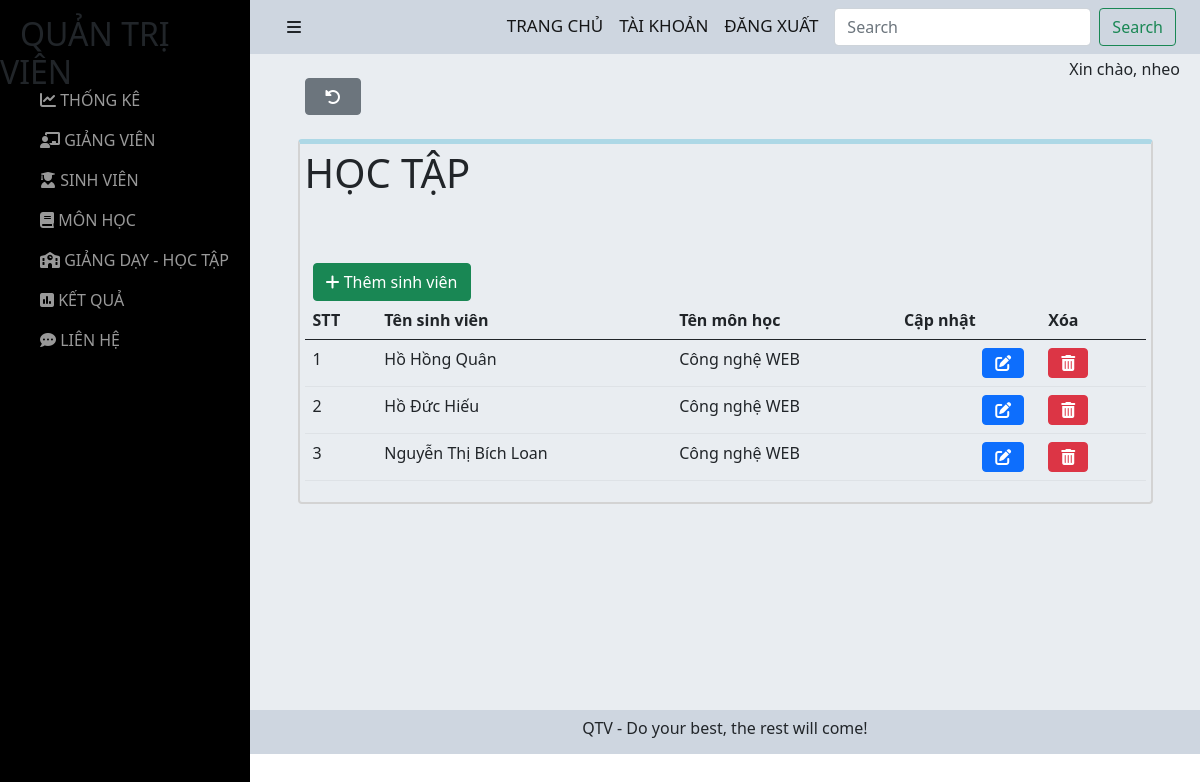
/admin/admin/learn.php (signed in), run on the app's committed database.
### tables this page shows
CREATE TABLE `relationship` (
  `user_id` int(11) NOT NULL,
  `idMH` int(11) NOT NULL,
  `note` tinyint(4) DEFAULT NULL
);

CREATE TABLE `users` (
  `user_id` int(11) NOT NULL,
  `user_name` varchar(255) NOT NULL,
  `user_avatar` varchar(255) DEFAULT NULL,
  `user_gioitinh` tinyint(4) NOT NULL,
  `user_birthday` date NOT NULL,
  `user_phone` varchar(255) NOT NULL,
  `user_email` varchar(255) NOT NULL,
  `user_pass` varchar(255) NOT NULL,
  `user_level` int(11) NOT NULL,
  `status` tinyint(4) NOT NULL,
  `code` varchar(255) NOT NULL,
  `code_forgot` varchar(255) NOT NULL
);

CREATE TABLE `monhoc` (
  `idMH` int(11) NOT NULL,
  `nameMH` varchar(255) NOT NULL,
  `TC` int(11) NOT NULL
);

### admin/admin/learn.php (the view)
<?php include('./header.php') ?>
<br>
<a href="./learn-teach-admin.php"><button style="padding:1% 2%;margin-left:55px;" type="button" class="btn btn-secondary text-white me-2"><i class="fas fa-undo-alt"></i></button></a>
<br><br>
<div class="all-teacher">
<h1>HỌC TẬP</h1><br>
<br>
<a href="./add-learn-admin.php"><button type="button" class="btn btn-success text-white me-2"><i class="fas fa-plus"></i> Thêm sinh viên</button></a>
<br><br>
<table class="table">
    <thead>
        <tr>
            <th scope="col">STT</th>
            <th scope="col">Tên sinh viên</th>
            <th scope="col">Tên môn học</th>
            <th scope="col">Cập nhật</th>
            <th scope="col">Xóa</th>
        </tr>
    </thead>
    <tbody>
        <?php
        $sql = "SELECT * from relationship where note = 0";
        $res = mysqli_query($conn, $sql);
        $sn = 1;
        if ($res == true) {
            while ($row = mysqli_fetch_assoc($res)) {
                $user_id = $row['user_id'];
                $idMH = $row['idMH'];
                $sql3 = "SELECT * FROM users WHERE user_id = '$user_id'";
                $res3 = mysqli_query($conn, $sql3);
                $row3 = mysqli_fetch_assoc($res3);
                $sql2 = "SELECT * FROM monhoc WHERE idMH = '$idMH'";
                $res2 = mysqli_query($conn, $sql2);
                $row2 = mysqli_fetch_assoc($res2);
        ?>
                <tr>
                    <td><?php echo $sn++ ?></td>
                    <td><?php echo $row3['user_name']; ?></td>
                    <td><?php echo $row2['nameMH']; ?></td>
                    <td>
                        <a href="./upd-learn-admin.php?user_id=<?php echo $user_id ?>"><button type="button" class="btn btn-primary text-white me-2"><i class="fas fa-edit"></i></button></a>
                    </td>
                    <td>
                        <a href="./del-learn-admin.php?user_id=<?php echo $user_id ?>&&idMH=<?php echo $idMH ?>"><button type="button" class="btn btn-danger text-white me-2"><i class="fas fa-trash-alt"></i></button></a>
                    </td>
                </tr>
        <?php
            }
        }
        ?>
    </tbody>
</table>
</div>
<?php include('./footer.php') ?>

### admin/admin/sidebar.css (style rules this page uses)
h6 { margin-top: 0; }
.btn-primary { float: right; }
.btn-success { margin-left: 8px; }
a { text-decoration: none; }
.btn-success { margin-top:10px; float: left; }
.all-teacher { margin: auto; border: 2px solid lightgray; border-top: 5px solid lightblue; border-radius: 4px; padding:5px; width: 90%; }

### data on the page
relationship: user.user_name "Hồ Hồng Quân", idMH.nameMH "Công nghệ WEB"
relationship: user.user_name "Hồ Đức Hiếu", idMH.nameMH "Công nghệ WEB"
relationship: user.user_name "Nguyễn Thị Bích Loan", idMH.nameMH "Công nghệ WEB"

### other printed values
$_SESSION['display-username'] "Xin chào, nheo"
